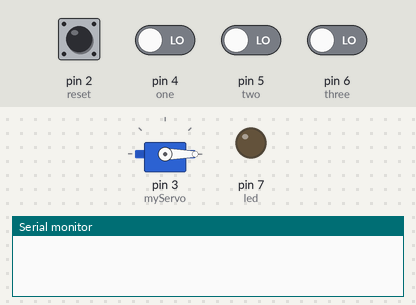
The sketch below on a simulated Arduino Uno, built with avr-gcc and run on an emulated ATmega328P. Shown: servo, output pins drawn as LEDs (lit = HIGH), the last lines printed to the serial monitor. The inputs (shaded band) are chosen by the test bench; at power-on: pin 2 (reset), pin 4 (one), pin 5 (two), pin 6 (three) LOW.

Above: at 2.3 s.
2.4 s: pin 2 (reset) pulled HIGH for 0.15 s
4.0 s: pin 4 (one) driven HIGH
5.5 s: pin 2 (reset) pulled HIGH for 1 s
At 5.83 s:
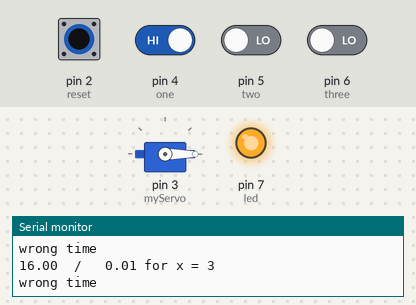
8.5 s: pin 2 (reset) driven HIGH and pin 4 (one) driven LOW and pin 5 (two) driven HIGH and pin 6 (three) driven HIGH
At 9.29 s:
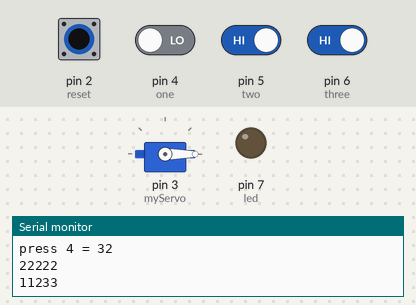
11.5 s: pin 2 (reset) driven LOW
At 12.4 s:
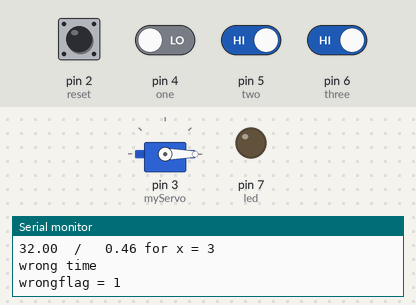
13.0 s: pin 2 (reset) driven HIGH
At 13.56 s:
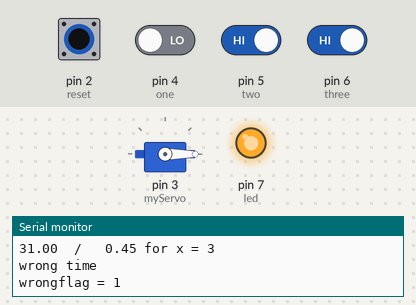
Timing chart, 0 to 17.0 s (numbered marks = the images above; inputs shaded):
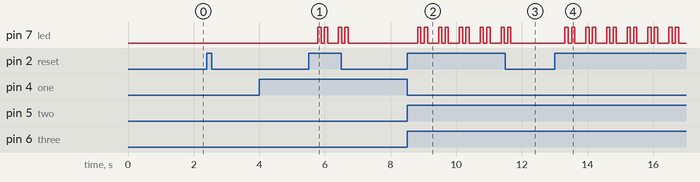

Measured:
- after the input at 5.5 s, pin 7 (led): LOW → HIGH after 0.29 s, → LOW 0.10 s later, → HIGH 0.10 s later, → LOW 0.10 s later, … (8 changes in this stretch)
- after the input at 8.5 s, pin 7 (led): LOW → HIGH after 0.33 s, then repeats every 0.63 s: LOW 0.10 s, HIGH 0.10 s, LOW 0.33 s, HIGH 0.10 s
- after the input at 11.5 s, pin 7 (led): goes on until 11.7 s, then stays LOW
- after the input at 13.0 s, pin 7 (led): LOW → HIGH after 0.31 s, then repeats every 0.63 s: LOW 0.10 s, HIGH 0.10 s, LOW 0.33 s, HIGH 0.10 s

The sketch:

normalizedservolock.ino
```cpp
#include <Servo.h>

const int reset = 2;
const int one = 4;
const int two = 5;
const int three = 6;
const int led = 7;
Servo myServo;
volatile int pressedflag = 0;
int i=0;
int numbers[5]={};
int numberskey[5]={1,1,2,3,3};
//unsigned long times[5]={};

//Percentage Thresholds
float perckey[8] = {
                  .05,.15,       //between 1-2
                  .35,.45,       //between 2-3
                  .35,.45,       //between 3-4
                  .05,.15        //between 4-5
                };

//To store times
float perc[4] = {};

/*
unsigned long timesminkey[5]={53,240,63,245,201};//{63,250,73,255,211};
unsigned long timesmaxkey[5]={113,360,123,355,291};//{103,350,113,345,281};
*/


unsigned long buttontime = 0;
unsigned long lastbuttontime = 0;
int flag1=0;
int flag2=0;
int flag3=0;
int flagreset=0;
int wrongflag=0;
int wrongcount=0;
int x=0;
long temp=0;

//To speed up normalization  Might be faster in crucial area to leave this out.  ie. Where do we need to be fast? button recording or checking?
float runningtotal=0;

void setup() {
  myServo.attach(3);
  myServo.write(0);
  delay(1000);
  pinMode(one, INPUT);
  pinMode(two, INPUT);
  pinMode(three, INPUT);
  pinMode(led, OUTPUT);
  pinMode(reset, INPUT);
  digitalWrite(led, LOW);
  //attachInterrupt(0, changeflag, RISING);
  Serial.begin(9600);
  for(i=0;i<5;i++)
    numbers[i]=0;
  for(i=0;i<4;i++)
    perc[i]=0;
  i=-1;
  delay(100);
}

void loop() {
  // put your main code here, to run repeatedly:
  while(1){
    if(validpress()){
      if(flag1){
        numbers[i]=1;
        //flag1=0;
        break;
      }
      if(flag2){
        numbers[i]=2;
        //flag2=0;
        break;
      }
      if(flag3){
        numbers[i]=3;
        //flag3=0;
        break;
      }
      if(flagreset){
        digitalWrite(led, LOW);
        flagreset=0;
        for(i=0;i<5;i++){
          numbers[i]=0;
        }
        for(i=0;i<4;i++){
          perc[i]=0;
        }
        myServo.write(0);
        i=-1;
        runningtotal=0;
      }
    }
  }

  Serial.print(numbers[0]);
  Serial.print(numbers[1]);
  Serial.print(numbers[2]);
  Serial.print(numbers[3]);
  Serial.print(numbers[4]);
  //Serial.print(numbers[5]);
  Serial.println();
  Serial.print(numberskey[0]);
  Serial.print(numberskey[1]);
  Serial.print(numberskey[2]);
  Serial.print(numberskey[3]);
  Serial.print(numberskey[4]);
  Serial.println();
  //Serial.println(numberskey[5]);
  if(i==4){
    for(x=0;x<5;x++){
      if(numbers[x]!=numberskey[x]){
        Serial.println("wrong code");
        wrongflag=1;
      }
    }
    Serial.println();
    //Normalize here!
    for(x=0; x<4; x++){
       runningtotal=runningtotal+perc[x];
    }
    Serial.println(runningtotal);
    for(x=0;x<4;x++){
        Serial.print(perc[x]);
        Serial.print("  /   ");
        Serial.print(perc[x]/runningtotal);
        Serial.print(" for x = ");
        Serial.println(x);
      if( ((perc[x]/runningtotal) < perckey[2*x]) || (perc[x]/runningtotal > perckey[2*x+1])){
        Serial.println("wrong time");
        wrongcount++;
      }
    }

    if(wrongcount>1){
      wrongflag=1;
    }
    Serial.print("wrongflag = ");
    Serial.println(wrongflag);

    if(wrongflag==0){
      digitalWrite(led, HIGH);
      myServo.write(50);
    }

    else{
      digitalWrite(led, HIGH);
      delay(100);
      digitalWrite(led, LOW);
      delay(100);
      digitalWrite(led, HIGH);
      delay(100);
      digitalWrite(led, LOW);
      for(i=0;i<5;i++){
        numbers[i]=0;
      }
      for(i=0;i<4;i++){
        perc[i]=0;
      }
      myServo.write(0);
      i=-1;
      wrongflag=0;
      wrongcount=0;
      runningtotal=0;
    }
  }

//  Serial.print(numbers[6]);
//  Serial.print(numbers[7]);
//  Serial.print(numbers[8]);
//  Serial.print(numbers[9]);

  Serial.println();
  delay(10);
}

boolean validpress(){

  if(digitalRead(one) && flag1==0){
    buttontime = millis();
    flag1=1;
  }
  else if(digitalRead(two) && flag2==0){
    buttontime = millis();
    flag2=1;
  }
  else if(digitalRead(three)&& flag3==0){
    buttontime = millis();
    flag3=1;
  }
  else if(digitalRead(reset)){
    buttontime = millis();
    flagreset=1;
  }

  if(!digitalRead(one)){
    flag1=0;
  }
  if(!digitalRead(two)){
    flag2=0;
  }
  if(!digitalRead(three)){
    flag3=0;
  }

  if(buttontime-lastbuttontime>0){
    i++;
    Serial.print("press ");
    Serial.print(i);
    Serial.print(" = ");
    Serial.println(buttontime-lastbuttontime);
    if(i>0 && i<5){
      perc[i-1] = buttontime-lastbuttontime;
    }
    lastbuttontime = buttontime;
    return true;
  }
  else{
    return false;
  }
}
//void changeflag(){
//  pressedflag=1;
//}
```
